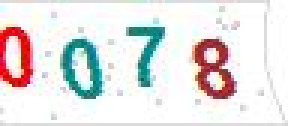
#> input picture captchaExamples/0078.jpg, 96 x 42 px (shown 3 times larger); its folder holds only this picture in this run
$ python splitDigits.py
#> lines starting #> are read from the running program, lines starting #| are printed output that depends on the picture; after the words box and inside, x2 and y2 are one past the last pixel; in counts of white or black regions, pixels touching at a corner belong together
import cv2
import os
import os.path
import re
import json

def imageArrayToString(img):
	string=''
	for j in img:
		for k in j:
			t=k
			if(t==255):
				t=0
			else:
				t=1
			string+=str(t)
		string+="\n"
	return(string)

fileList=[]
dictionary={'first':{},'other':{}}

for i in range(0,10):
	dictionary['first'].update({i:[]})
	dictionary['other'].update({i:[]})

rootDir='./captchaExamples'
for filename in os.listdir(rootDir):
	if os.path.isfile(os.path.join(rootDir,filename)):
		if os.path.splitext(filename)[1]=='.jpg':
			print('found CAPTCHA example: '+os.path.join(rootDir,filename))
			fileList.append(os.path.join(rootDir,filename))

for filename in fileList:
	img=cv2.imread(filename)
#> img is the input picture: shape (42, 96, 3); mean B, G, R 226.3, 226.4, 229.1
	thisid=re.search(r'\d\d\d\d',filename,re.M|re.I)
	thisid=thisid.group(0)
	img_gray=cv2.cvtColor(img,cv2.COLOR_BGR2GRAY)
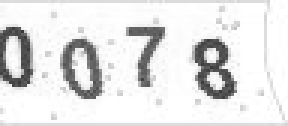
#> img_gray: shape (42, 96) (shown 3 times larger); min 55, max 255, mean 227.2
	retval,img_binized=cv2.threshold(img_gray,180,255,cv2.THRESH_BINARY)
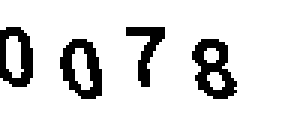
#> img_binized: shape (42, 96) (shown 3 times larger); 86.5% white; 4 black regions, box (x1, y1, x2, y2) and area: (64, 13, 79, 33) 161, (20, 13, 34, 33) 151, (0, 9, 11, 29) 130, (42, 9, 55, 29) 103
	#digits=[img_binized[7:24,0:14],img_binized[12:24,18:18],img_binized[7:24,39:18],img_binized[12:24,62:18]]
	digits=[img_binized[7:31,0:14],img_binized[12:36,18:36],img_binized[7:31,39:57],img_binized[12:36,62:80]]
	#for i in range(0,3):
	#	cv2.imshow('['+str(i)+'] '+thisid[i]+' - #'+thisid,digits[i])
	'''print(digits[0])
	print(digits[1])
	print(digits[2])
	print(digits[3])'''

	for i in range(0,4):
		string=imageArrayToString(digits[i])
		if(i==0):
			dictionary['first'][int(thisid[i])].append(string)
		else:
			dictionary['other'][int(thisid[i])].append(string)

for i in range(0,10):
	if(len(dictionary['first'][i])==0):
		print('first.'+str(i)+' missing')
	else:
		print('first.'+str(i)+' has '+str(len(dictionary['first'][i]))+' sample(s)')
	if(len(dictionary['other'][i])==0):
		print('other.'+str(i)+' missing')
	else:
		print('other.'+str(i)+' has '+str(len(dictionary['other'][i]))+' sample(s)')

	dictionary['first'][i]=list(set(dictionary['first'][i]))
	dictionary['other'][i]=list(set(dictionary['other'][i]))

#print(json.dumps(dictionary))
#print(dictionary)
with open('numSamples.json','w') as fi:
	json.dump(dictionary,fi)

$ run again, on captchaExamples/0721.jpg
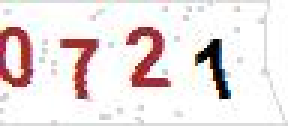
#> input picture captchaExamples/0721.jpg, 96 x 42 px (shown 3 times larger)
#> img is the input picture: shape (42, 96, 3); mean B, G, R 225, 225, 234.2
#> `img_gray=cv2.cvtColor(img,cv2.COLOR_BGR2GRAY)`:
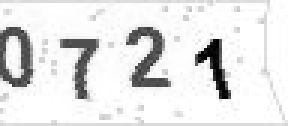
#> img_gray: shape (42, 96) (shown 3 times larger); min 0, max 255, mean 227.8
#> `retval,img_binized=cv2.threshold(img_gray,180,255,cv2.THRESH_BINARY)`:
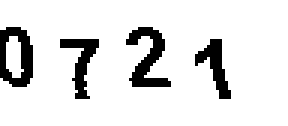
#> img_binized: shape (42, 96) (shown 3 times larger); 88.1% white; 4 black regions, box (x1, y1, x2, y2) and area: (42, 9, 57, 29) 140, (0, 9, 11, 29) 133, (20, 13, 33, 33) 106, (65, 13, 77, 33) 100

$ run again, on captchaExamples/0731.jpg
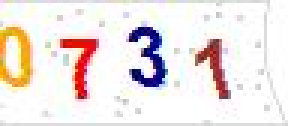
#> input picture captchaExamples/0731.jpg, 96 x 42 px (shown 3 times larger)
#> img is the input picture: shape (42, 96, 3); mean B, G, R 226.4, 228.4, 238
#> `img_gray=cv2.cvtColor(img,cv2.COLOR_BGR2GRAY)`:
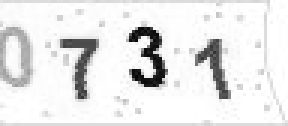
#> img_gray: shape (42, 96) (shown 3 times larger); min 8, max 255, mean 231.1
#> `retval,img_binized=cv2.threshold(img_gray,180,255,cv2.THRESH_BINARY)`:
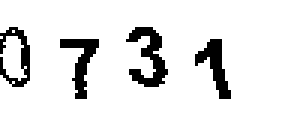
#> img_binized: shape (42, 96) (shown 3 times larger); 89.6% white; 4 black regions, box (x1, y1, x2, y2) and area: (42, 9, 56, 29) 130, (20, 13, 33, 33) 104, (65, 13, 77, 33) 101, (0, 9, 10, 29) 84

$ run again, on captchaExamples/0827.jpg
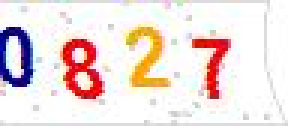
#> input picture captchaExamples/0827.jpg, 96 x 42 px (shown 3 times larger)
#> img is the input picture: shape (42, 96, 3); mean B, G, R 220.3, 222.8, 238.2
#> `img_gray=cv2.cvtColor(img,cv2.COLOR_BGR2GRAY)`:
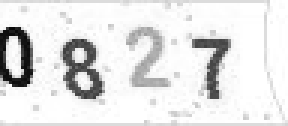
#> img_gray: shape (42, 96) (shown 3 times larger); min 9, max 255, mean 227.1
#> `retval,img_binized=cv2.threshold(img_gray,180,255,cv2.THRESH_BINARY)`:
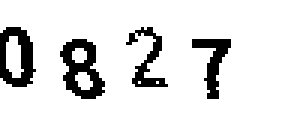
#> img_binized: shape (42, 96) (shown 3 times larger); 87.6% white; 4 black regions, box (x1, y1, x2, y2) and area: (20, 13, 35, 33) 159, (0, 9, 12, 29) 137, (64, 13, 77, 33) 105, (42, 9, 56, 29) 97

$ run again, on captchaExamples/0100.jpg
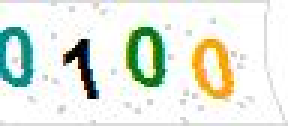
#> input picture captchaExamples/0100.jpg, 96 x 42 px (shown 3 times larger)
#> img is the input picture: shape (42, 96, 3); mean B, G, R 221.5, 232.3, 226.2
#> `img_gray=cv2.cvtColor(img,cv2.COLOR_BGR2GRAY)`:
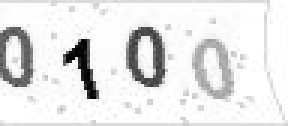
#> img_gray: shape (42, 96) (shown 3 times larger); min 0, max 255, mean 229.2
#> `retval,img_binized=cv2.threshold(img_gray,180,255,cv2.THRESH_BINARY)`:
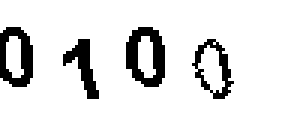
#> img_binized: shape (42, 96) (shown 3 times larger); 88.2% white; 4 black regions, box (x1, y1, x2, y2) and area: (42, 9, 55, 29) 152, (0, 9, 11, 29) 129, (21, 13, 33, 33) 100, (64, 13, 78, 33) 93
